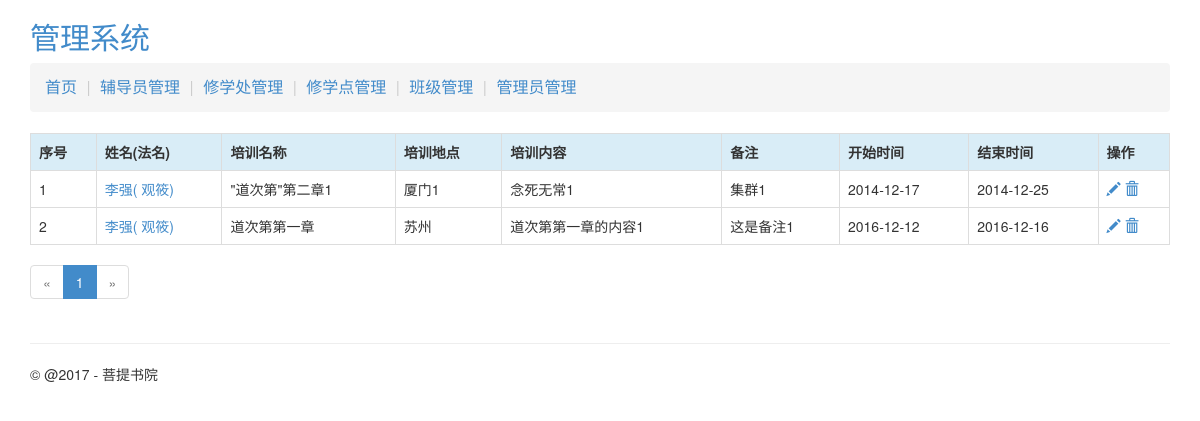
Page /training/list/1 (signed in) on the committed database.
### putidms/models/counselor.py (models this page shows, shortened)
class TrainingRecord(db.Model):
    __tablename__ = 'training_records'
    id = db.Column(db.Integer, primary_key=True, autoincrement=True)
    name = db.Column(db.String(255), nullable=False)
    location = db.Column(db.String(255), nullable=False)
    content = db.Column(db.Text)
    remark = db.Column(db.Text)
    from_date = db.Column(db.Date)
    to_date = db.Column(db.Date)
    counselor_id = db.Column(db.Integer, db.ForeignKey('counselors.id'))
    update_user = db.Column(db.Integer)
    create_time = db.Column(db.DateTime, default=datetime.utcnow)
    update_time = db.Column(db.DateTime, default=datetime.utcnow)

class Counselor(db.Model):
    __tablename__ = 'counselors'
    id = db.Column(db.Integer, primary_key=True, autoincrement=True)
    username = db.Column(db.String(100), nullable=False, index=True)
    religiousname = db.Column(db.String(100))
    gender = db.Column(db.String(50))
    birthday = db.Column(db.Date)
    mobile = db.Column(db.String(50))
    email = db.Column(db.String(100))
    class_id = db.Column(db.Integer, db.ForeignKey('classes.id'))
    duty_id = db.Column(db.Integer, db.ForeignKey('duties.id'))  # 岗位
    is_delete = db.Column(db.Integer, default=0)
    create_user = db.Column(db.Integer)
    create_time = db.Column(db.DateTime, default=datetime.utcnow)
    update_user = db.Column(db.Integer)
    update_time = db.Column(db.DateTime, default=datetime.utcnow)
    lead_class_records = db.relationship('LeadClassRecord', backref='counselor', lazy='dynamic')
    training_records = db.relationship('TrainingRecord', backref='counselor', lazy='dynamic')
    evaluation_records = db.relationship('EvaluationRecord', backref='counselor', lazy='dynamic')

### putidms/main/views.py (the view)
@mod.route('/training/list/<int:cid>')
@login_required
def training_list(cid):
    page = request.args.get('page', 1, type=int)
    pagination = TrainingRecord.query.filter_by(counselor_id=cid).order_by(TrainingRecord.update_time.desc()) \
        .paginate(page, per_page=current_app.config['ITEMS_PER_PAGE'], error_out=False)
    records = pagination.items
    return render_template('main/training_list.html', records=records, pagination=pagination, endpoint='.training_list')

### putidms/models/user.py (called while the page is built)
@login_manager.user_loader
def load_user(user_id):
    return User.query.get(int(user_id))

### putidms/templates/main/training_list.html (shortened to what this page needs)
{% extends 'base.html' %}
{% from "_macros.html" import pagination_widget %}
{% block content %}
    <div class="row">
        <div class="col-md-12">
            {% if records %}
                <div class="row">
                    <table class="table table-bordered">
                        <tr class="info">
                            <th>序号</th>
                            <th>姓名(法名)</th>
                            <th>培训名称</th>
                            <th>培训地点</th>
                            <th>培训内容</th>
                            <th>备注</th>
                            <th>开始时间</th>
                            <th>结束时间</th>
                            <th>操作</th>
                        </tr>
                        {% for r in records %}
                            <tr>
                                <td>{{ (pagination.page - 1) * config.ITEMS_PER_PAGE + loop.index }}</td>
                                <td>
                                    <a href="{{ url_for('main.counselor_search',cid=r.counselor_id) }}">
                                        {{ r.counselor.username }}{% if r.counselor.religiousname %}(
                                            {{ r.counselor.religiousname }}){% endif %}
                                    </a>
                                </td>
                                <td>{{ r.name }}</td>
                                <td>{{ r.location }}</td>
                                <td>{{ r.content }}</td>
                                <td>{{ r.remark }}</td>
                                <td>{{ r.from_date }}</td>
                                <td>{{ r.to_date }}</td>
                                <td>
                                    <a href="{{ url_for('main.training_edit',id=r.id) }}" title="编辑">
                                        <span class="glyphicon glyphicon-pencil"></span>
                                    </a>
                                    <a href="javascript:void(0);" title="删除"
                                       onclick="confirm_delete('{{ url_for("main.training_delete",id=r.id) }}');">
                                        <span class="glyphicon glyphicon-trash"></span>
                                    </a>
                                </td>
                            </tr>
                        {% endfor %}
                    </table>
                    {{ pagination_widget(pagination, endpoint,cid=records[0].counselor_id) }}
                </div>
            {% else %}
                <div class="row">
                    <div class="col-md-12">
                        没有找到相关资料！
                    </div>
                </div>
            {% endif %}
        </div>
    </div>
{% endblock %}

### rows in the picture
TrainingRecord: (pagination.page-1)*config.ITEMS_PER_PAGE+loop.index "1", counselor.username "李强", counselor.religiousname "观筱", name "\"道次第\"第二章1", location "厦门1", content "念死无常1", remark "集群1", from_date "2014-12-17", to_date "2014-12-25"
TrainingRecord: page "2", counselor.username "李强", counselor.religiousname "观筱", name "道次第第一章", location "苏州", content "道次第第一章的内容1", remark "这是备注1", from_date "2016-12-12", to_date "2016-12-16"

### other values in the picture
{{ p }} "1"
